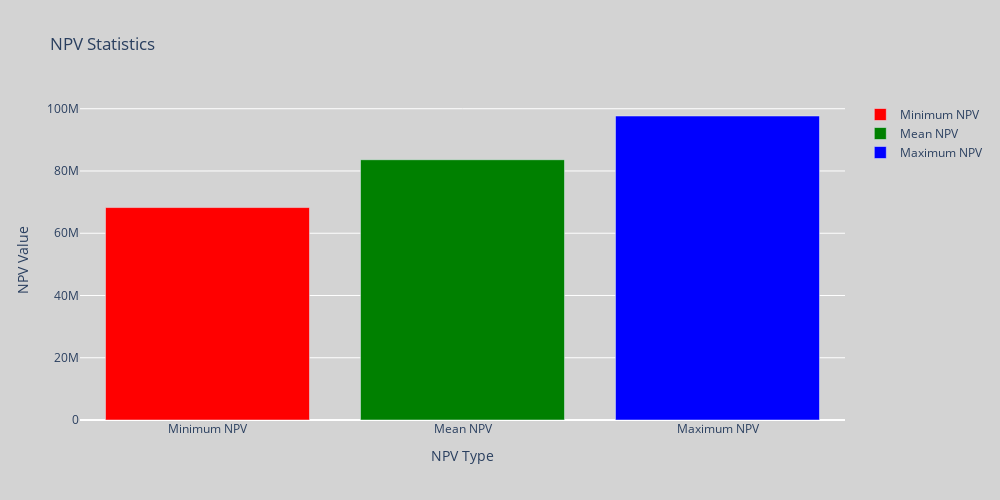

Notebook cell for this chart:
### Code cell
print("-------------------------------")
print(f"Minimum NPV: {min_npv:,.0f}")
print(f"Maximum NPV: {max_npv:,.0f}")
print(f"Mean NPV: {mean_npv:,.0f}")
print("-------------------------------")

fig = go.Figure()
fig.add_trace(go.Bar(x=['Minimum NPV'], y=[min_npv], name='Minimum NPV', marker_color='red'))
fig.add_trace(go.Bar(x=['Mean NPV'], y=[mean_npv], name='Mean NPV', marker_color='green'))
fig.add_trace(go.Bar(x=['Maximum NPV'], y=[max_npv], name='Maximum NPV', marker_color='blue'))
fig.update_layout(title='NPV Statistics', xaxis_title='NPV Type', yaxis_title='NPV Value', barmode='group', plot_bgcolor='lightgrey', paper_bgcolor='lightgrey', width=1000, height=500)
fig.show()

### Figure 1 — Plotly figure (JSON) as saved in the notebook; plotly's stock layout.template omitted (floating-point values rounded to 4 significant figures)
{"data": [{"marker": {"color": "red"}, "name": "Minimum NPV", "type": "bar", "x": ["Minimum NPV"], "y": [68250000.0]}, {"marker": {"color": "green"}, "name": "Mean NPV", "type": "bar", "x": ["Mean NPV"], "y": [83620000.0]}, {"marker": {"color": "blue"}, "name": "Maximum NPV", "type": "bar", "x": ["Maximum NPV"], "y": [97670000.0]}], "layout": {"barmode": "group", "height": 500, "paper_bgcolor": "lightgrey", "plot_bgcolor": "lightgrey", "title": {"text": "NPV Statistics"}, "width": 1000, "xaxis": {"autorange": true, "range": [-0.5, 2.5], "title": {"text": "NPV Type"}, "type": "category"}, "yaxis": {"autorange": true, "range": [0, 102800000.0], "title": {"text": "NPV Value"}, "type": "linear"}}}
